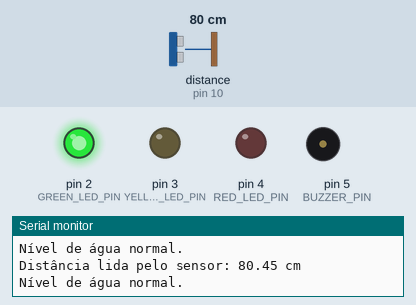
This sketch was run on a simulated Arduino Uno, built with avr-gcc and run on an emulated ATmega328P. Shown: output pins drawn as LEDs (lit = HIGH), buzzer (waves = sounding), the last lines printed to the serial monitor. Wiring (inferred from the names in the program): ultrasonic range finder: trigger pin 9; echo pin 10. The test bench sets the inputs (shaded band); at power-on: distance to the obstacle (sensor on pin 10) 80 cm. The echo pulse lasts 58.3 µs per cm; pins used as bus, display or sensor lines are not drawn.

Above: at 1.2 s.
1.3 s: distance to the obstacle (sensor on pin 10) set to 16 cm
4.3 s: distance to the obstacle (sensor on pin 10) set to 13 cm
At 5.6 s:
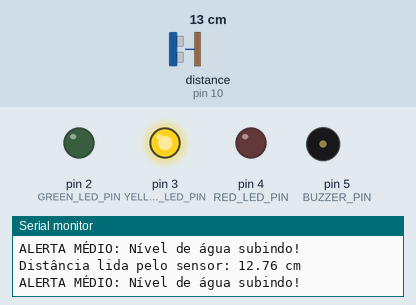
5.9 s: distance to the obstacle (sensor on pin 10) set to 9 cm
At 6.3 s:
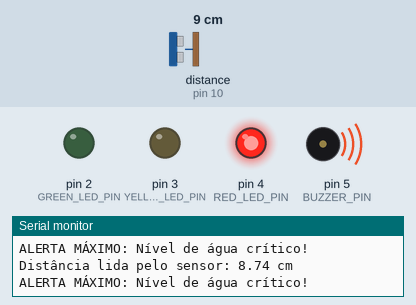
7.4 s: distance to the obstacle (sensor on pin 10) set to 18 cm
At 8.0 s:
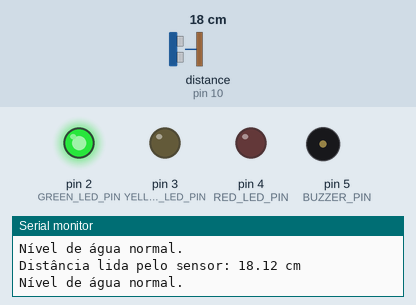
8.9 s: distance to the obstacle (sensor on pin 10) set to 2 cm
At 9.9 s:
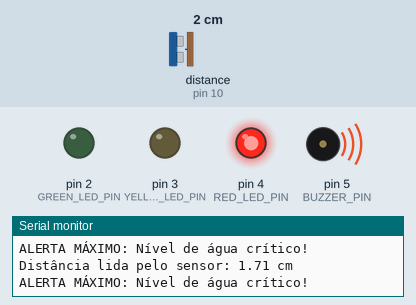
Timing chart, 0 to 11.4 s (numbered marks = the images above; inputs shaded):
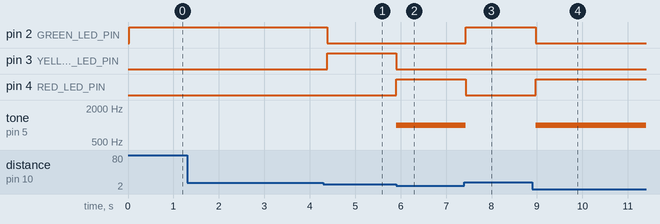

Measured:
- the behaviour switches between 15 and 14 cm on distance to the obstacle (sensor on pin 10) (found by bisection; images 0 and 1)
- the behaviour switches between 11 and 10 cm on distance to the obstacle (sensor on pin 10) (found by bisection; images 1 and 2)
- after the input at 4.3 s, pin 2 (GREEN_LED_PIN): HIGH → LOW after 0.09 s; pin 3 (YELLOW_LED_PIN): LOW → HIGH after 0.09 s
- after the input at 5.9 s, pin 3 (YELLOW_LED_PIN): HIGH → LOW at once; pin 4 (RED_LED_PIN): LOW → HIGH at once; tone on pin 5 (BUZZER_PIN): silent → 1000 Hz at once
- after the input at 7.4 s, pin 2 (GREEN_LED_PIN): LOW → HIGH at once; pin 4 (RED_LED_PIN): HIGH → LOW at once; tone on pin 5 (BUZZER_PIN): 1000 Hz → silent at once
- after the input at 8.9 s, pin 2 (GREEN_LED_PIN): HIGH → LOW after 0.07 s; pin 4 (RED_LED_PIN): LOW → HIGH after 0.07 s; tone on pin 5 (BUZZER_PIN): silent → 1000 Hz after 0.07 s

The sketch:

codigo.ino
```cpp
// Definição dos pinos para o sensor ultrassônico
const int TRIG_PIN = 9;  // Pino Trig do sensor ultrassônico
const int ECHO_PIN = 10; // Pino Echo do sensor ultrassônico

// Definição dos pinos para os LEDs e o Buzzer
const int GREEN_LED_PIN = 2;   // LED Verde
const int YELLOW_LED_PIN = 3;  // LED Amarelo
const int RED_LED_PIN = 4;     // LED Vermelho
const int BUZZER_PIN = 5;      // Buzzer

// Limites de distância em centímetros
const int DISTANCE_HIGH_ALERT = 10; // Distância abaixo de 10cm (alto risco)
const int DISTANCE_MEDIUM_ALERT = 15; // Distância entre 10cm e 15cm (médio risco)

void setup() {
  // Configura os pinos do sensor ultrassônico
  pinMode(TRIG_PIN, OUTPUT);
  pinMode(ECHO_PIN, INPUT);

  // Configura os pinos dos LEDs e do Buzzer como saída
  pinMode(GREEN_LED_PIN, OUTPUT);
  pinMode(YELLOW_LED_PIN, OUTPUT);
  pinMode(RED_LED_PIN, OUTPUT);
  pinMode(BUZZER_PIN, OUTPUT);

  // Inicia a comunicação serial para depuração no Monitor Serial do Tinkercad
  Serial.begin(9600);
  Serial.println("Iniciando Monitoramento de Nível de Água...");
}

void loop() {
  // Garante que o pino Trig esteja LOW antes de enviar o pulso
  digitalWrite(TRIG_PIN, LOW);
  delayMicroseconds(2);

  // Envia um pulso de 10 microssegundos para o pino Trig
  digitalWrite(TRIG_PIN, HIGH);
  delayMicroseconds(10);
  digitalWrite(TRIG_PIN, LOW);

  // Mede a duração do pulso de retorno no pino Echo
  long duration = pulseIn(ECHO_PIN, HIGH);

  // Converte a duração em distância (em centímetros)
  float distanceCm = duration / 58.0;

  // *** NOVA LINHA DE DEPURAÇÃO ***
  Serial.print("Distância lida pelo sensor: ");
  Serial.print(distanceCm);
  Serial.println(" cm");
  // ******************************

  // Lógica de controle dos LEDs e Buzzer com base na distância
  if (distanceCm < DISTANCE_HIGH_ALERT) {
    // Nível de água MUITO ALTO (distância baixa) - Alerta Vermelho + Buzzer
    digitalWrite(RED_LED_PIN, HIGH);
    digitalWrite(YELLOW_LED_PIN, LOW);
    digitalWrite(GREEN_LED_PIN, LOW);
    tone(BUZZER_PIN, 1000); // Emite um som de 1000 Hz
    Serial.println("ALERTA MÁXIMO: Nível de água crítico!");
  } else if (distanceCm >= DISTANCE_HIGH_ALERT && distanceCm <= DISTANCE_MEDIUM_ALERT) {
    // Nível de água MÉDIO - Alerta Amarelo
    digitalWrite(RED_LED_PIN, LOW);
    digitalWrite(YELLOW_LED_PIN, HIGH);
    digitalWrite(GREEN_LED_PIN, LOW);
    noTone(BUZZER_PIN); // Desliga o buzzer
    Serial.println("ALERTA MÉDIO: Nível de água subindo!");
  } else {
    // Nível de água BAIXO (distância alta) - Alerta Verde
    digitalWrite(RED_LED_PIN, LOW);
    digitalWrite(YELLOW_LED_PIN, LOW);
    digitalWrite(GREEN_LED_PIN, HIGH);
    noTone(BUZZER_PIN); // Desliga o buzzer
    Serial.println("Nível de água normal.");
  }

  delay(100); // Pequeno atraso para estabilização das leituras
}
```
